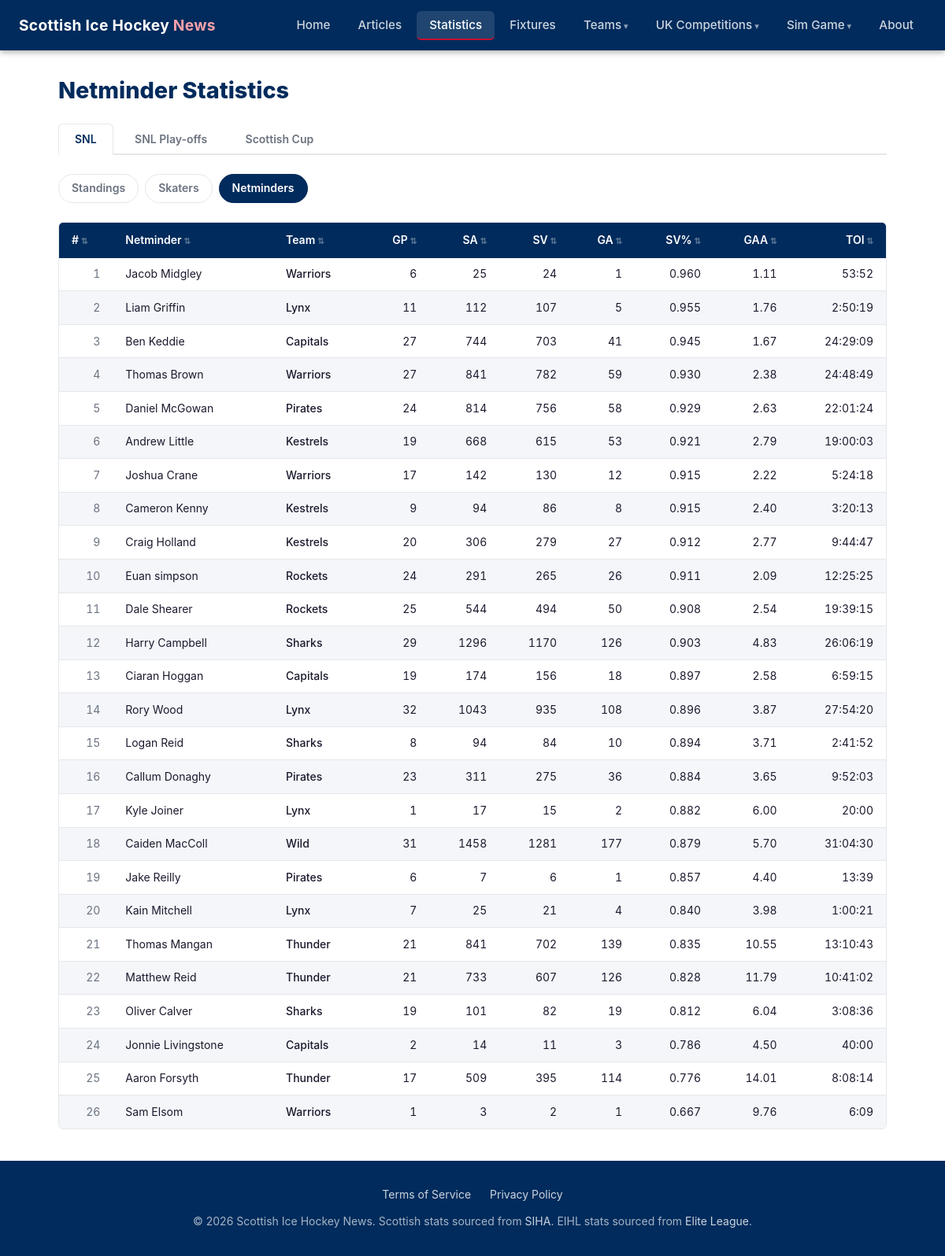
/statistics/netminders/, run on the app's committed database.
### tables this page shows
CREATE TABLE "season_netminder_stats" (
                id             INTEGER PRIMARY KEY,
                season         TEXT    NOT NULL DEFAULT '2025-26',
                competition_id INTEGER NOT NULL REFERENCES competitions(id),
                player_id      INTEGER NOT NULL REFERENCES players(id),
                team_id        INTEGER NOT NULL REFERENCES teams(id),
                gp             INTEGER,
                shots_against  INTEGER,
                saves          INTEGER,
                goals_against  INTEGER,
                save_pct       REAL,
                gaa            REAL,
                toi            TEXT,
                scraped_at     TEXT    NOT NULL,
                UNIQUE (season, competition_id, player_id)
            );

CREATE TABLE players (
            id   INTEGER PRIMARY KEY,
            slug TEXT    NOT NULL UNIQUE,
            name TEXT    NOT NULL
        );

CREATE TABLE teams (
            id   INTEGER PRIMARY KEY,
            slug TEXT    NOT NULL UNIQUE,
            name TEXT    NOT NULL
        );

### web/app.py (the view)
@app.route("/statistics/netminders/")
def stats_netminders():
    season = request.args.get("season", CURRENT_SEASON)
    if season not in SEASONS:
        season = CURRENT_SEASON
    comp = request.args.get("comp", "SNL")
    if comp not in COMPETITIONS:
        comp = "SNL"
    netminders = db_queries.get_netminder_stats(comp, season=season)
    return render_template(
        "stats_netminders.html",
        comp=comp,
        competitions=COMPETITIONS,
        season=season,
        seasons=SEASONS,
        netminders=netminders,
    )

### web/app.py (called while the page is built)
@app.template_filter("short_name")
def short_name_filter(db_name):
    return TEAM_DISPLAY.get(db_name, {}).get("short", db_name)

@app.template_filter("team_slug")
def team_slug_filter(db_name):
    return TEAM_DISPLAY.get(db_name, {}).get("slug", db_name.lower().replace(" ", "-"))

### web/db_queries.py (called while the page is built)
def get_connection():
    conn = sqlite3.connect(DB_PATH)
    conn.row_factory = sqlite3.Row
    conn.execute("PRAGMA journal_mode=WAL")
    conn.execute("PRAGMA foreign_keys=ON")
    return conn

def get_netminder_stats(comp_name="SNL", season=CURRENT_SEASON):
    conn = get_connection()
    try:
        if comp_name == "SNL Play-offs":
            return _netminder_stats_from_events(conn, comp_name, season)
        rows = conn.execute(
            """
            SELECT p.name AS player_name, t.name AS team_name,
                   s.gp, s.shots_against, s.saves, s.goals_against,
                   s.save_pct, s.gaa, s.toi
            FROM season_netminder_stats s
            JOIN players p ON p.id = s.player_id
            JOIN teams t ON t.id = s.team_id
            JOIN competitions c ON c.id = s.competition_id
            WHERE c.name = ? AND s.season = ?
            ORDER BY s.save_pct DESC
            """,
            (comp_name, season),
        ).fetchall()
        return [dict(r) for r in rows]
    finally:
        conn.close()

### web/templates/stats_netminders.html (shortened to what this page needs)
{% extends "base.html" %}
{% block content %}
<h1 class="page-title">Netminder Statistics</h1>
<div class="comp-tabs">
  {% for c in competitions %}
    <a href="{{ url_for('stats_netminders', comp=c) }}"
       class="comp-tab {{ 'active' if c == comp else '' }}">{{ c }}</a>
  {% endfor %}
</div>
<div class="stats-nav">
  <a href="{{ url_for('statistics', comp=comp) }}" class="stats-nav-link">Standings</a>
  <a href="{{ url_for('stats_skaters', comp=comp) }}" class="stats-nav-link">Skaters</a>
  <a href="{{ url_for('stats_netminders', comp=comp) }}" class="stats-nav-link active">Netminders</a>
</div>
{% if netminders %}
  <div class="table-wrapper">
    <table class="sortable">
      <thead>
        <tr>
          <th data-sort-rank>#</th>
          <th>Netminder</th>
          <th>Team</th>
          <th class="num">GP</th>
          <th class="num">SA</th>
          <th class="num">SV</th>
          <th class="num">GA</th>
          <th class="num">SV%</th>
          <th class="num">GAA</th>
          <th class="num">TOI</th>
        </tr>
      </thead>
      <tbody>
        {% for n in netminders %}
          <tr>
            <td class="num text-muted">{{ loop.index }}</td>
            <td>{{ n.player_name }}</td>
            <td><a href="{{ url_for('team_detail', slug=n.team_name|team_slug) }}" class="team-name-link">{{ n.team_name | short_name }}</a></td>
            <td class="num">{{ n.gp }}</td>
            <td class="num">{{ n.shots_against if n.shots_against is not none else '–' }}</td>
            <td class="num">{{ n.saves if n.saves is not none else '–' }}</td>
            <td class="num">{{ n.goals_against if n.goals_against is not none else '–' }}</td>
            <td class="num">{{ '%.3f'|format(n.save_pct) if n.save_pct is not none else '–' }}</td>
            <td class="num">{{ '%.2f'|format(n.gaa) if n.gaa is not none else '–' }}</td>
            <td class="num">{{ n.toi or '–' }}</td>
          </tr>
        {% endfor %}
      </tbody>
    </table>
  </div>
{% else %}
  <p class="no-data">No netminder stats available for {{ comp }}.</p>
{% endif %}
{% endblock %}

### web/static/css/style.css (style rules this page uses)
:root { --primary: #002B5C; --accent: #C8102E; --bg: #ffffff; --bg-subtle: #f4f6f9; --text: #1a1a2e; --text-muted: #6b7280; --border: #e5e7eb; --nav-height: 64px; --radius: 6px; }
*, *::before, *::after { box-sizing: border-box; margin: 0; padding: 0; }
body { font-family: -apple-system, BlinkMacSystemFont, 'Segoe UI', Roboto, sans-serif; color: var(--text); background: var(--bg); line-height: 1.6; min-height: 100vh; display: flex; flex-direction: column; }
a { color: var(--primary); }
h1, h2, h3 { line-height: 1.3; }
.page-title { font-size: 1.8rem; font-weight: 800; color: var(--primary); margin-bottom: 1.5rem; }
.text-muted { color: var(--text-muted); font-size: 0.875rem; }
.table-wrapper { overflow-x: auto; border-radius: var(--radius); border: 1px solid var(--border); margin-bottom: 0.5rem; }
table { width: 100%; border-collapse: collapse; font-size: 0.875rem; }
thead th { background: var(--primary); color: #fff; padding: 0.7rem 1rem; text-align: left; font-weight: 600; white-space: nowrap; }
thead th.num { text-align: right; }
tbody tr:nth-child(even) { background: var(--bg-subtle); }
tbody td { padding: 0.6rem 1rem; border-bottom: 1px solid var(--border); white-space: nowrap; }
tbody td.num { text-align: right; font-variant-numeric: tabular-nums; }
tbody tr:last-child td { border-bottom: none; }
.comp-tabs { display: flex; gap: 0.4rem; border-bottom: 2px solid var(--border); margin-bottom: 1.5rem; }
.comp-tab { padding: 0.5rem 1.25rem; border-radius: var(--radius) var(--radius) 0 0; text-decoration: none; font-weight: 600; font-size: 0.875rem; color: var(--text-muted); border: 1px solid transparent; border-bottom: none; margin-bottom: -2px; transition: color 0.15s; }
.comp-tab.active { background: var(--bg); color: var(--primary); border-color: var(--border); border-bottom-color: var(--bg); }
.stats-nav { display: flex; gap: 0.5rem; margin-bottom: 1.5rem; }
.stats-nav-link { padding: 0.4rem 1rem; border-radius: 20px; text-decoration: none; font-size: 0.875rem; font-weight: 600; color: var(--text-muted); border: 1px solid var(--border); transition: all 0.15s; }
.stats-nav-link.active { background: var(--primary); color: #fff; border-color: var(--primary); }
.team-name-link { display: inline-flex; align-items: center; text-decoration: none; color: var(--text); font-weight: 500; }
.th-sortable { cursor: pointer; user-select: none; white-space: nowrap; }
.th-sortable::after { content: ' ⇅'; opacity: 0.35; font-size: 0.75em; }

### data on the page
season_netminder_stats: player_name "Jacob Midgley", team_name|short_name "Warriors", gp "6", shots_against "25", saves "24", goals_against "1", save_pct "0.960", gaa "1.11", toi "53:52"
season_netminder_stats: player_name "Liam Griffin", team_name|short_name "Lynx", gp "11", shots_against "112", saves "107", goals_against "5", save_pct "0.955", gaa "1.76", toi "2:50:19"
season_netminder_stats: player_name "Ben Keddie", team_name|short_name "Capitals", gp "27", shots_against "744", saves "703", goals_against "41", save_pct "0.945", gaa "1.67", toi "24:29:09"
season_netminder_stats: player_name "Thomas Brown", team_name|short_name "Warriors", gp "27", shots_against "841", saves "782", goals_against "59", save_pct "0.930", gaa "2.38", toi "24:48:49"
season_netminder_stats: player_name "Daniel McGowan", team_name|short_name "Pirates", gp "24", shots_against "814", saves "756", goals_against "58", save_pct "0.929", gaa "2.63", toi "22:01:24"
season_netminder_stats: player_name "Andrew Little", team_name|short_name "Kestrels", gp "19", shots_against "668", saves "615", goals_against "53", save_pct "0.921", gaa "2.79", toi "19:00:03"
season_netminder_stats: player_name "Joshua Crane", team_name|short_name "Warriors", gp "17", shots_against "142", saves "130", goals_against "12", save_pct "0.915", gaa "2.22", toi "5:24:18"
season_netminder_stats: player_name "Cameron Kenny", team_name|short_name "Kestrels", gp "9", shots_against "94", saves "86", goals_against "8", save_pct "0.915", gaa "2.40", toi "3:20:13"
season_netminder_stats: player_name "Craig Holland", team_name|short_name "Kestrels", gp "20", shots_against "306", saves "279", goals_against "27", save_pct "0.912", gaa "2.77", toi "9:44:47"
season_netminder_stats: player_name "Euan simpson", team_name|short_name "Rockets", gp "24", shots_against "291", saves "265", goals_against "26", save_pct "0.911", gaa "2.09", toi "12:25:25"
season_netminder_stats: player_name "Dale Shearer", team_name|short_name "Rockets", gp "25", shots_against "544", saves "494", goals_against "50", save_pct "0.908", gaa "2.54", toi "19:39:15"
season_netminder_stats: player_name "Harry Campbell", team_name|short_name "Sharks", gp "29", shots_against "1296", saves "1170", goals_against "126", save_pct "0.903", gaa "4.83", toi "26:06:19"
season_netminder_stats: player_name "Ciaran Hoggan", team_name|short_name "Capitals", gp "19", shots_against "174", saves "156", goals_against "18", save_pct "0.897", gaa "2.58", toi "6:59:15"
season_netminder_stats: player_name "Rory Wood", team_name|short_name "Lynx", gp "32", shots_against "1043", saves "935", goals_against "108", save_pct "0.896", gaa "3.87", toi "27:54:20"
season_netminder_stats: player_name "Logan Reid", team_name|short_name "Sharks", gp "8", shots_against "94", saves "84", goals_against "10", save_pct "0.894", gaa "3.71", toi "2:41:52"
season_netminder_stats: player_name "Callum Donaghy", team_name|short_name "Pirates", gp "23", shots_against "311", saves "275", goals_against "36", save_pct "0.884", gaa "3.65", toi "9:52:03"
season_netminder_stats: player_name "Kyle Joiner", team_name|short_name "Lynx", gp "1", shots_against "17", saves "15", goals_against "2", save_pct "0.882", gaa "6.00", toi "20:00"
season_netminder_stats: player_name "Caiden MacColl", team_name|short_name "Wild", gp "31", shots_against "1458", saves "1281", goals_against "177", save_pct "0.879", gaa "5.70", toi "31:04:30"
season_netminder_stats: player_name "Jake Reilly", team_name|short_name "Pirates", gp "6", shots_against "7", saves "6", goals_against "1", save_pct "0.857", gaa "4.40", toi "13:39"
season_netminder_stats: player_name "Kain Mitchell", team_name|short_name "Lynx", gp "7", shots_against "25", saves "21", goals_against "4", save_pct "0.840", gaa "3.98", toi "1:00:21"
season_netminder_stats: player_name "Thomas Mangan", team_name|short_name "Thunder", gp "21", shots_against "841", saves "702", goals_against "139", save_pct "0.835", gaa "10.55", toi "13:10:43"
season_netminder_stats: player_name "Matthew Reid", team_name|short_name "Thunder", gp "21", shots_against "733", saves "607", goals_against "126", save_pct "0.828", gaa "11.79", toi "10:41:02"
season_netminder_stats: player_name "Oliver Calver", team_name|short_name "Sharks", gp "19", shots_against "101", saves "82", goals_against "19", save_pct "0.812", gaa "6.04", toi "3:08:36"
season_netminder_stats: player_name "Jonnie Livingstone", team_name|short_name "Capitals", gp "2", shots_against "14", saves "11", goals_against "3", save_pct "0.786", gaa "4.50", toi "40:00"
season_netminder_stats: player_name "Aaron Forsyth", team_name|short_name "Thunder", gp "17", shots_against "509", saves "395", goals_against "114", save_pct "0.776", gaa "14.01", toi "8:08:14"
season_netminder_stats: player_name "Sam Elsom", team_name|short_name "Warriors", gp "1", shots_against "3", saves "2", goals_against "1", save_pct "0.667", gaa "9.76", toi "6:09"

### other printed values
{{ c }} "SNL" "SNL Play-offs" "Scottish Cup"
